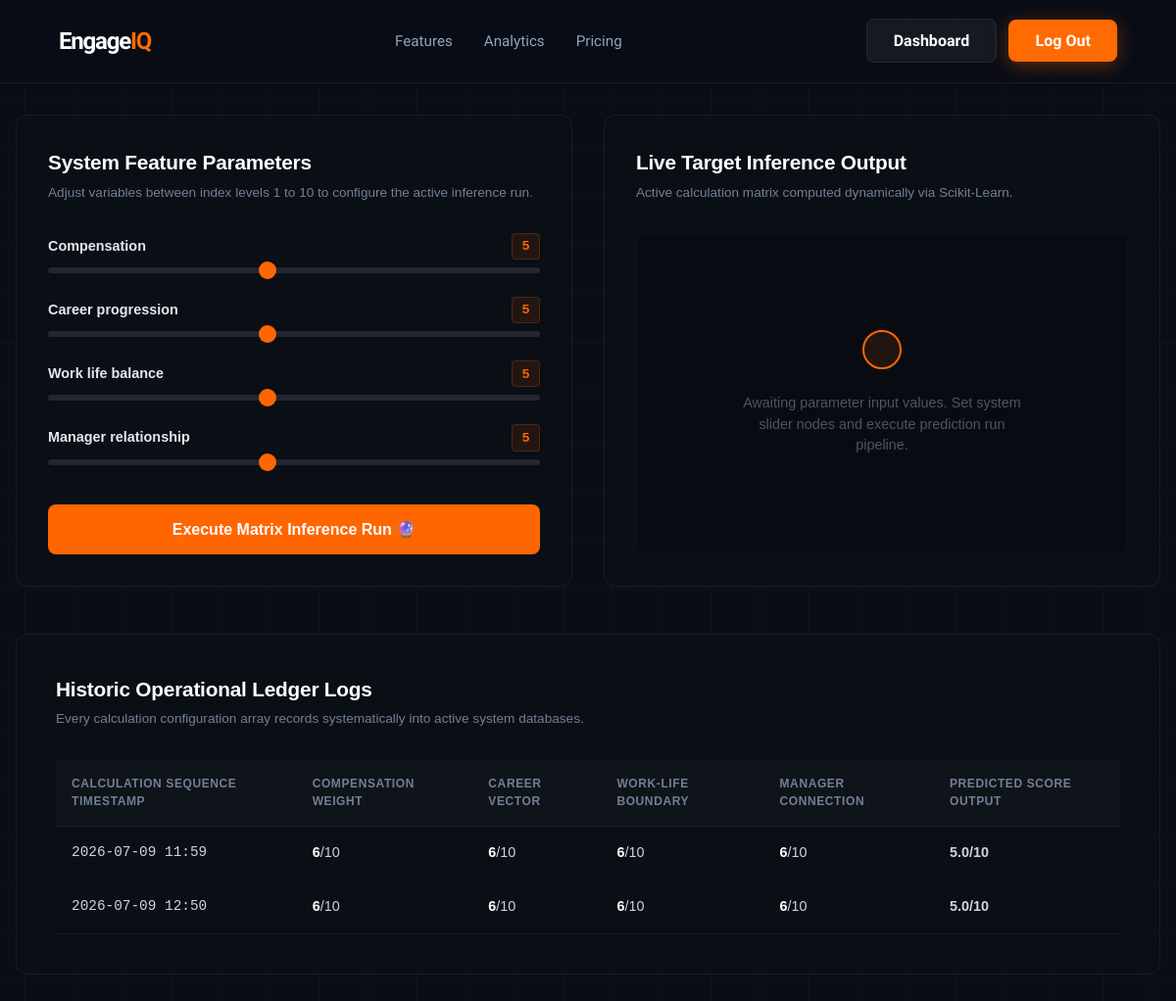
The app's page /dashboard/ (signed in) with its own data.
### core_app/models.py (models this page shows, shortened)
class SatisfactionPrediction(models.Model):
    user = models.ForeignKey(User, on_delete=models.CASCADE, null=True, blank=True)
    compensation = models.IntegerField()
    career_progression = models.IntegerField()
    work_life_balance = models.IntegerField()
    manager_relationship = models.IntegerField()
    predicted_score = models.FloatField()
    created_at = models.DateTimeField(auto_now_add=True)

### core_app/views.py (the view, shortened to what this page needs)
# urls.py: path('dashboard/', views.dashboard, name='dashboard'),
@login_required(login_url='login')
def dashboard(request):
    form = EngagementSlidersForm(request.POST or None)
    predicted_score = None
    history = SatisfactionPrediction.objects.filter(user=request.user)
    return render(request, 'core_app/dashboard.html', {
        'form': form,
        'predicted_score': predicted_score,
        'history': history
    })

### core_app/forms.py
class EngagementSlidersForm(forms.ModelForm):
    class Meta:
        model = SatisfactionPrediction
        fields = ['compensation', 'career_progression', 'work_life_balance', 'manager_relationship']
    def __init__(self, *args, **kwargs):
        super().__init__(*args, **kwargs)
        for field_name in self.fields:
            self.fields[field_name].widget = forms.NumberInput(attrs={
                'type': 'range',
                'min': '1.0',
                'max': '10.0',
                'step': '0.1',
                'value': '5.0',
                'class': 'engageiq-slider'  # Custom class for your dark/orange CSS styling
            })

### core_app/templates/core_app/Dashboard.html (shortened to what this page needs)
{% extends 'core_app/base.html' %}
{% load static %}
{% block content %}
<div class="dashboard-viewport">
    <div class="dashboard-main-grid">
        <div class="workspace-panel glass-card">
            <div class="panel-header-block">
                <h3>System Feature Parameters</h3>
                <p>Adjust variables between index levels 1 to 10 to configure the active inference run.</p>
            </div>
            <form method="POST" class="sliders-form-layout">
                {% for field in form %}
                <div class="slider-node-row">
                    <div class="slider-labels">
                        <span class="field-title">{{ field.label }}</span>
                        <span class="live-counter-val" id="val_{{ field.id_for_label }}">5</span>
                    </div>
                    <div class="input-slider-wrapper">
                        <input type="range" name="{{ field.html_name }}" min="1" max="10" value="5" class="custom-range-slider" id="{{ field.id_for_label }}" oninput="updateSliderValue(this)">
                    </div>
                </div>
                {% endfor %}
                <button type="submit" class="btn-predict-trigger">
                    Execute Matrix Inference Run 🔮
                </button>
            </form>
        </div>
        <div class="workspace-panel glass-card evaluation-output-panel">
            <div class="panel-header-block">
                <h3>Live Target Inference Output</h3>
                <p>Active calculation matrix computed dynamically via Scikit-Learn.</p>
            </div>
            <div class="inference-display-chamber">
                {% if predicted_score %}
                    <div class="result-display-node active-result">
                        <div class="result-badge-status">Calculation Matrix Verified</div>
                        <div class="large-score-metrics">{{ predicted_score }} <span class="scale-max">/ 10</span></div>
                        <p class="score-summary-text">Predicted Satisfaction index array committed to data logs successfully.</p>
                    </div>
                {% else %}
                    <div class="result-display-node pending-state">
                        <div class="pulsing-radar-circle"></div>
                        <p class="pending-lbl">Awaiting parameter input values. Set system slider nodes and execute prediction run pipeline.</p>
                    </div>
                {% endif %}
            </div>
        </div>
    </div>
    <div class="history-panel-block glass-card">
        <div class="panel-header-block">
            <h3>Historic Operational Ledger Logs</h3>
            <p>Every calculation configuration array records systematically into active system databases.</p>
        </div>
        <div class="table-responsive-wrapper">
            <table class="telemetry-table-layout">
                <thead>
                    <tr>
                        <th>Calculation Sequence Timestamp</th>
                        <th>Compensation Weight</th>
                        <th>Career Vector</th>
                        <th>Work-Life Boundary</th>
                        <th>Manager Connection</th>
                        <th>Predicted Score Output</th>
                    </tr>
                </thead>
                <tbody>
                    {% for record in history %}
                    <tr>
                        <td class="t-stamp">{{ record.created_at|date:"Y-m-d H:i" }}</td>
                        <td><span class="tbl-num">{{ record.compensation }}</span>/10</td>
                        <td><span class="tbl-num">{{ record.career_progression }}</span>/10</td>
                        <td><span class="tbl-num">{{ record.work_life_balance }}</span>/10</td>
                        <td><span class="tbl-num">{{ record.manager_relationship }}</span>/10</td>
                        <td class="t-highlight-cell">{{ record.predicted_score }}/10</td>
                    </tr>
                    {% empty %}
                    <tr>
                        <td colspan="6" class="empty-table-state">No simulation models run within this system log yet. Set sliders to populate lines.</td>
                    </tr>
                    {% endfor %}
                </tbody>
            </table>
        </div>
    </div>
</div>
{% endblock %}

### core_app/static/core_app/css/style.css (style rules this page uses)
:root { --bg-dark: #090d16; --bg-card: rgba(17, 24, 39, 0.55); --border-glass: rgba(255, 255, 255, 0.07); --accent-orange: #ff6b00; --accent-orange-glow: rgba(255, 107, 0, 0.35); --text-primary: #ffffff; --text-secondary: #94a3b8; --font-main: 'Plus Jakarta Sans', sans-serif; }
* { box-sizing: border-box; margin: 0; padding: 0; }
body { background-color: var(--bg-dark); background-image: linear-gradient(rgba(255, 255, 255, 0.02) 1px, transparent 1px), linear-gradient(90deg, rgba(255, 255, 255, 0.02) 1px, transparent 1px); background-size: 50px 50px; background-position: center top; font-family: var(--font-main); color: var(--text-primary); min-height: 100vh; overflow-x: hidden; line-height: 1.5; }
.glass-card { background: var(--bg-card); backdrop-filter: blur(16px); border: 1px solid var(--border-glass); border-radius: 16px; padding: 2.5rem; }

### core_app/templates/core_app/Dashboard.html (style rules this page uses)
.dashboard-viewport { max-width: 1200px; margin: 0 auto; padding: 2rem 1rem; font-family: sans-serif; color: #fff; }
.dashboard-main-grid { display: grid; grid-template-columns: repeat(auto-fit, minmax(450px, 1fr)); gap: 2rem; margin-bottom: 3rem; }
.workspace-panel { background: rgba(13,17,23,0.6); border: 1px solid rgba(255,255,255,0.06); border-radius: 12px; padding: 2rem; display: flex; flex-direction: column; }
.panel-header-block h3 { font-size: 1.3rem; font-weight: 700; margin-bottom: 0.35rem; letter-spacing: -0.01em; }
.panel-header-block p { color: #718096; font-size: 0.85rem; line-height: 1.4; margin-bottom: 2rem; }
.sliders-form-layout { display: flex; flex-direction: column; gap: 1.5rem; }
.slider-node-row { display: flex; flex-direction: column; gap: 0.5rem; }
.slider-labels { display: flex; justify-content: space-between; align-items: center; }
.field-title { font-size: 0.9rem; font-weight: 600; color: #e2e8f0; }
.live-counter-val { background: rgba(255,102,0,0.1); border: 1px solid rgba(255,102,0,0.2); color: #ff6600; padding: 0.15rem 0.6rem; border-radius: 4px; font-weight: 700; font-size: 0.85rem; }
.input-slider-wrapper { width: 100%; display: flex; align-items: center; }
.custom-range-slider { -webkit-appearance: none; width: 100%; height: 6px; background: rgba(255,255,255,0.1); border-radius: 10px; outline: none; }
.btn-predict-trigger { background: #ff6600; color: #fff; border: none; border-radius: 8px; padding: 1rem; font-size: 1rem; font-weight: 700; cursor: pointer; margin-top: 1rem; transition: background 0.2s ease; }
.inference-display-chamber { flex-grow: 1; display: flex; justify-content: center; align-items: center; background: rgba(0,0,0,0.15); border: 1px solid rgba(255,255,255,0.02); border-radius: 8px; padding: 2rem; text-align: center; }
.result-display-node { width: 100%; }
.pending-state { display: flex; flex-direction: column; align-items: center; gap: 1.5rem; padding: 0 1rem; }
.pending-lbl { color: #4a5568; font-size: 0.9rem; line-height: 1.5; max-width: 300px; }
.pulsing-radar-circle { width: 40px; height: 40px; background: rgba(255,102,0,0.1); border: 2px solid #ff6600; border-radius: 50%; animation: radarPulse 2s infinite ease-in-out; }
.history-panel-block { background: rgba(13,17,23,0.6); border: 1px solid rgba(255,255,255,0.06); border-radius: 12px; padding: 2.5rem; }
.table-responsive-wrapper { width: 100%; overflow-x: auto; margin-top: 1rem; }
.telemetry-table-layout { width: 100%; border-collapse: collapse; text-align: left; font-size: 0.9rem; }
.telemetry-table-layout th { background: rgba(255,255,255,0.02); color: #718096; text-transform: uppercase; font-size: 0.75rem; font-weight: 700; letter-spacing: 0.05em; padding: 1rem; border-bottom: 1px solid rgba(255,255,255,0.05); }
.telemetry-table-layout td { padding: 1rem; border-bottom: 1px solid rgba(255,255,255,0.03); color: #cbd5e0; }
.t-stamp { color: #718096; font-family: monospace; }
.tbl-num { font-weight: 600; color: #fff; }
.t-highlight-cell { color: #ff6600; font-weight: 700; }

### records on screen
SatisfactionPrediction: created_at "2026-07-09 11:59", compensation "6", career_progression "6", work_life_balance "6", manager_relationship "6", predicted_score "5.0"
SatisfactionPrediction: created_at "2026-07-09 12:50", compensation "6", career_progression "6", work_life_balance "6", manager_relationship "6", predicted_score "5.0"

### other values on screen
{{ field.label }} "Compensation" "Career progression" "Work life balance" "Manager relationship"
